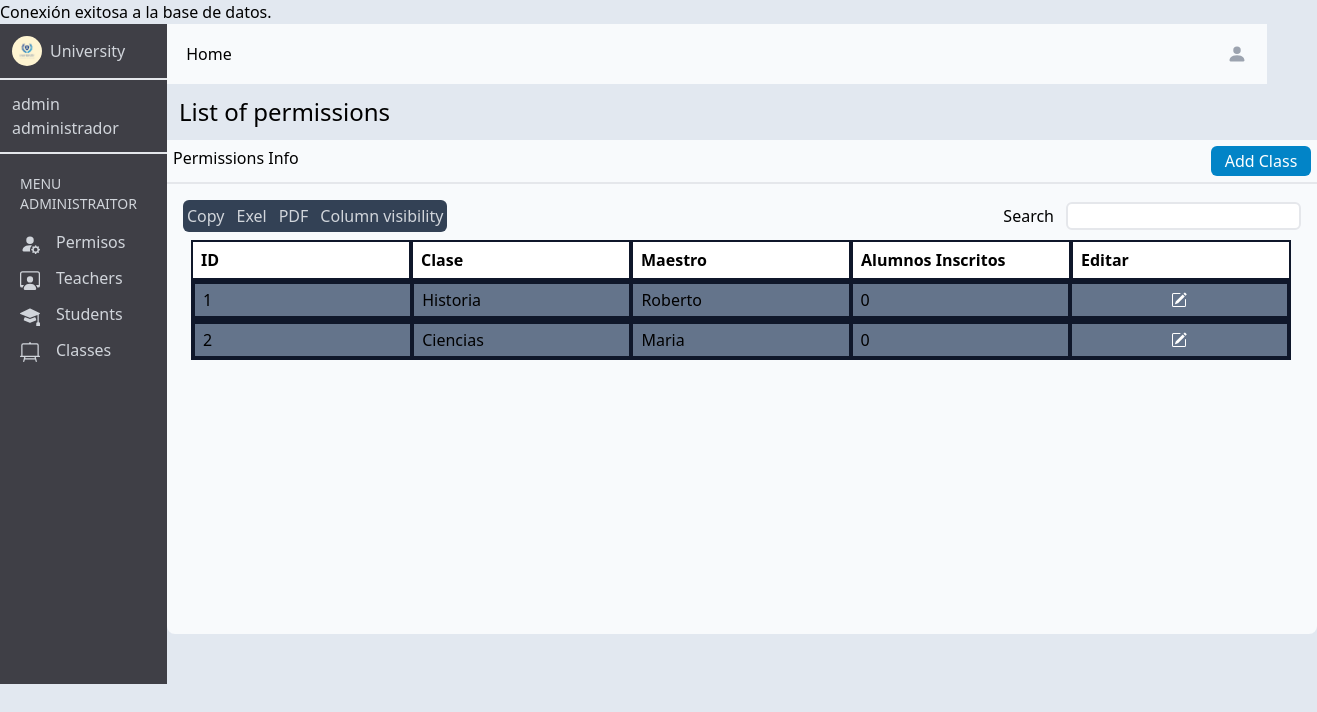
The page /adminclass.php (signed in) on the database as committed earlier.
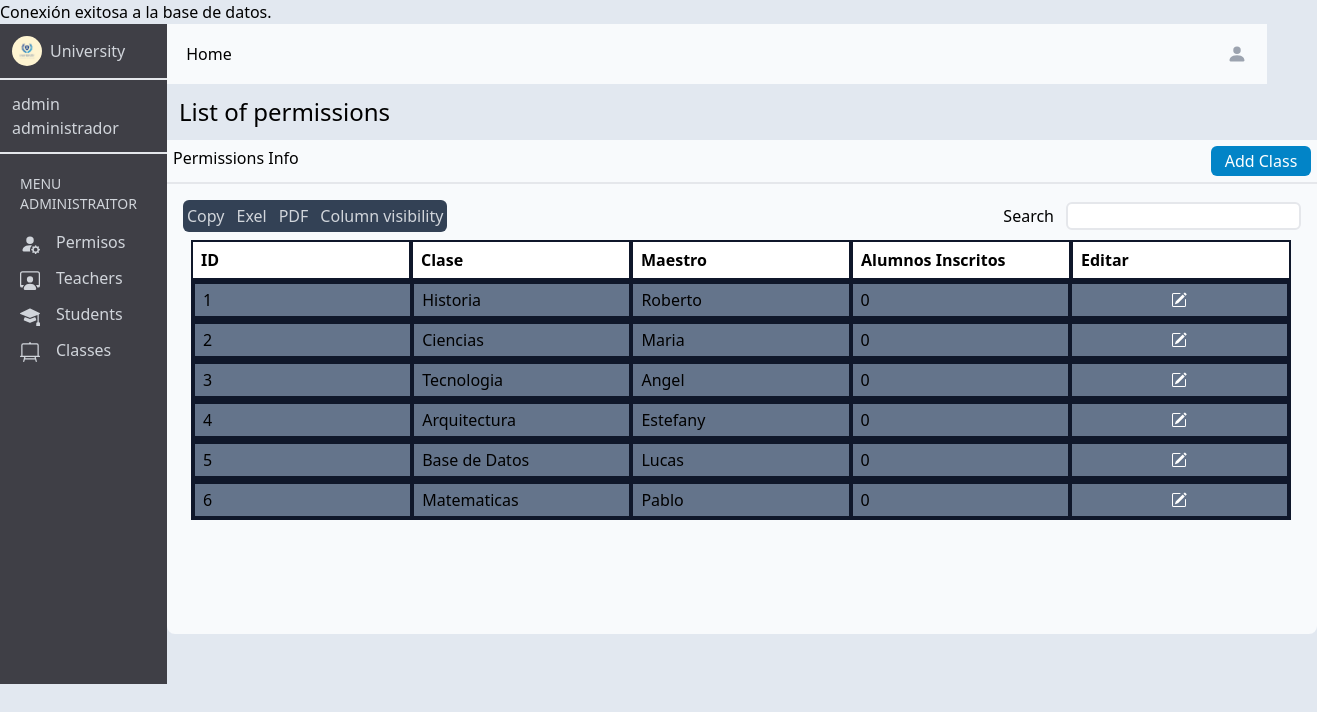
The same page on the database as committed later.
### tables this page shows
CREATE TABLE IF NOT EXISTS `administrador` (
  `id` int NOT NULL AUTO_INCREMENT,
  `dni` int NOT NULL,
  `nombre` varchar(100) NOT NULL,
  `usuario` varchar(250) NOT NULL,
  `contrasena` varchar(250) NOT NULL,
  `permiso` varchar(100) NOT NULL,
  `estado` varchar(100) NOT NULL,
  `direccion` varchar(250) NOT NULL,
  `nacimiento` date NOT NULL,
  `clase` varchar(100) NOT NULL,
  PRIMARY KEY (`id`),
  UNIQUE KEY `dni` (`dni`),
  UNIQUE KEY `usuario` (`usuario`(100)),
  KEY `dni_2` (`dni`)
);

### adminclass.php (the view, shortened to what the changed rows need)
<?php
require "connection.php";
$consulta = "SELECT * FROM administrador";
$resultado = mysqli_query($connection, $consulta);
?>
<!DOCTYPE html>
<html lang="en">
<head>
    <link href="/dist/output.css" rel="stylesheet">
</head>
<body class="bg-slate-200">
    <main class="h-screen flex">
        <div class="flex flex-col">
            <div>
                <div class="w-full h-custom-450 p-4 bg-slate-50 rounded-b-lg">
                    <div class="w-custom-1100 flex flex-col p-2">
                        <?php
                        $contador = 1;
                        while ($fila = mysqli_fetch_assoc($resultado)) {
                            if ($fila['permiso'] == 'Maestro') {
                            echo "<div class='w-custom-1100 h-custom-40 flex bg-slate-500 border-2 border-slate-900'>";
                            echo "<div class='w-custom-220 border-2 border-slate-900 flex items-center p-2'>" . $contador . "</div>";
                            echo "<div class='w-custom-220 border-2 border-slate-900 flex items-center p-2'>" . $fila['clase'] . "</div>";
                            echo "<div class='w-custom-220 border-2 border-slate-900 flex items-center p-2'>" . $fila['nombre'] . "</div>";
                            echo "<div class='w-custom-220 border-2 border-slate-900 flex items-center p-2'>" . 0 . "</div>";
                            echo "<button class='w-custom-220 border-2 border-slate-900 flex justify-center items-center p-2'>" . "<svg xmlns='http://www.w3.org/2000/svg width='16' height='16' fill='currentColor' class='bi bi-pencil-square text-white' viewBox='0 0 16 16'>" .
                                "<path d='M15.502 1.94a.5.5 0 0 1 0 .706L14.459 3.69l-2-2L13.502.646a.5.5 0 0 1 .707 0l1.293 1.293zm-1.75 2.456-2-2L4.939 9.21a.5.5 0 0 0-.121.196l-.805 2.414a.25.25 0 0 0 .316.316l2.414-.805a.5.5 0 0 0 .196-.12l6.813-6.814z'/>" . "
                                    <path fill-rule='evenodd' d='M1 13.5A1.5 1.5 0 0 0 2.5 15h11a1.5 1.5 0 0 0 1.5-1.5v-6a.5.5 0 0 0-1 0v6a.5.5 0 0 1-.5.5h-11a.5.5 0 0 1-.5-.5v-11a.5.5 0 0 1 .5-.5H9a.5.5 0 0 0 0-1H2.5A1.5 1.5 0 0 0 1 2.5v11z'/>" .
                                "</svg>" . "</button>";
                            echo "</div>";
                            $contador++;
                            }
                        }
                        ?>
                    </div>
                </div>
            </div>
        </div>
    </main>
</body>
</html>

Rows that differ between the two databases and show on the page:
added administrador: clase "Tecnologia", nombre "Angel"
added administrador: clase "Arquitectura", nombre "Estefany"
added administrador: clase "Base de Datos", nombre "Lucas"
added administrador: clase "Matematicas", nombre "Pablo"
